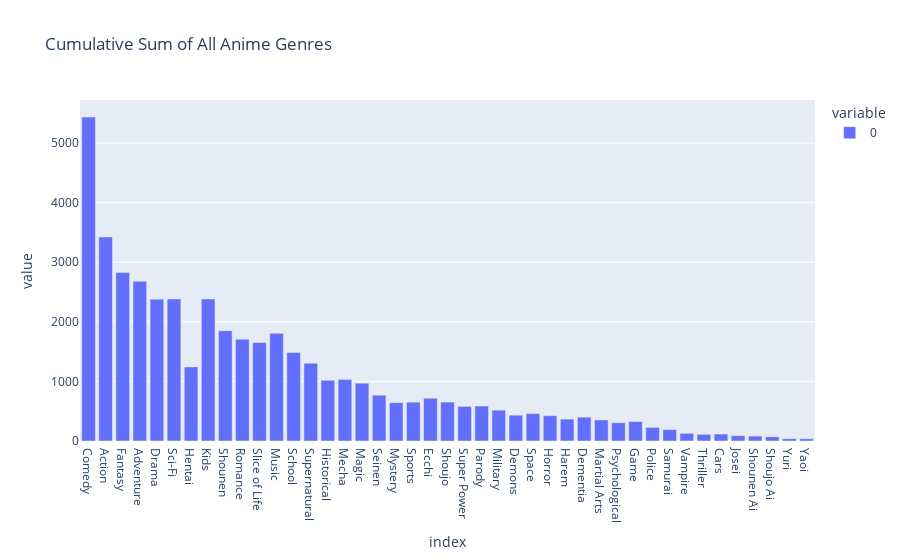

Notebook source saved alongside this figure:
### Code cell
anime_genre_sum = animes.drop(['uid', 'title', 'episodes', 'members', 'score'], axis=1).sum()
fig = px.bar(anime_genre_sum, title='Cumulative Sum of All Anime Genres')
fig.show()

### Figure 1 — Plotly figure (JSON) as saved in the notebook; plotly's stock layout.template omitted (floating-point values rounded to 4 significant figures)
{"data": [{"alignmentgroup": "True", "hovertemplate": "variable=0<br>index=%{x}<br>value=%{y}<extra></extra>", "legendgroup": "0", "marker": {"color": "#636efa", "pattern": {"shape": ""}}, "name": "0", "offsetgroup": "0", "orientation": "v", "showlegend": true, "textposition": "auto", "type": "bar", "x": ["Comedy", "Action", "Fantasy", "Adventure", "Drama", "Sci-Fi", "Hentai", "Kids", "Shounen", "Romance", "Slice of Life", "Music", "School", "Supernatural", "Historical", "Mecha", "Magic", "Seinen", "Mystery", "Sports", "Ecchi", "Shoujo", "Super Power", "Parody", "Military", "Demons", "Space", "Horror", "Harem", "Dementia", "Martial Arts", "Psychological", "Game", "Police", "Samurai", "Vampire", "Thriller", "Cars", "Josei", "Shounen Ai", "Shoujo Ai", "Yuri", "Yaoi"], "xaxis": "x", "y": [5437, 3424, 2827, 2681, 2380, 2384, 1244, 2385, 1851, 1708, 1653, 1807, 1485, 1307, 1019, 1034, 970, 769, 643, 652, 718, 653, 581, 587, 517, 433, 460, 425, 367, 400, 353, 307, 327, 228, 192, 129, 111, 117, 89, 83, 71, 39, 38], "yaxis": "y"}], "layout": {"barmode": "relative", "legend": {"title": {"text": "variable"}, "tracegroupgap": 0}, "title": {"text": "Cumulative Sum of All Anime Genres"}, "xaxis": {"anchor": "y", "domain": [0, 1], "title": {"text": "index"}}, "yaxis": {"anchor": "x", "domain": [0, 1], "title": {"text": "value"}}}}
